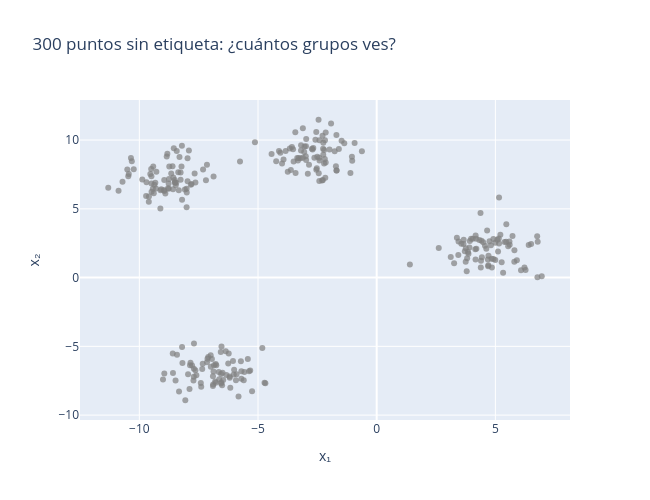

The cell this chart's notebook holds for it:
### Markdown cell above
---
# 1️⃣ Datos de juguete

Empezamos con datos **inventados a propósito**: 300 puntos en 2D repartidos en 4 nubes. Sabemos de qué nube salió cada punto (`y_blobs`), pero **el algoritmo no lo sabrá**: sólo verá las coordenadas. Esa etiqueta la usaremos al final para comprobar si K-Means las encontró.

### Code cell
X_blobs, y_blobs = make_blobs(
    n_samples=300,
    centers=4,
    cluster_std=1.0,
    random_state=42
)
print(X_blobs.shape)

fig = px.scatter(
    x=X_blobs[:, 0],
    y=X_blobs[:, 1],
    labels={'x': 'x₁', 'y': 'x₂'},
    title='300 puntos sin etiqueta: ¿cuántos grupos ves?'
)
fig.update_traces(marker={'color': 'gray', 'opacity': 0.7})
fig.update_layout(width=650, height=500)
fig.show()

### Figure 1 — Plotly figure (JSON) as saved in the notebook; plotly's stock layout.template omitted (floating-point values rounded to 4 significant figures; data arrays with more than 128 entries replaced by an {"elided": "..."} marker saying what was removed)
{"data": [{"hovertemplate": "x₁=%{x}<br>x₂=%{y}<extra></extra>", "legendgroup": "", "marker": {"color": "gray", "opacity": 0.7, "symbol": "circle"}, "mode": "markers", "name": "", "orientation": "v", "showlegend": false, "type": "scatter", "x": {"elided": "300 float values"}, "xaxis": "x", "y": {"elided": "300 float values"}, "yaxis": "y"}], "layout": {"height": 500, "legend": {"tracegroupgap": 0}, "title": {"text": "300 puntos sin etiqueta: ¿cuántos grupos ves?"}, "width": 650, "xaxis": {"anchor": "y", "domain": [0, 1], "title": {"text": "x₁"}}, "yaxis": {"anchor": "x", "domain": [0, 1], "title": {"text": "x₂"}}}}
